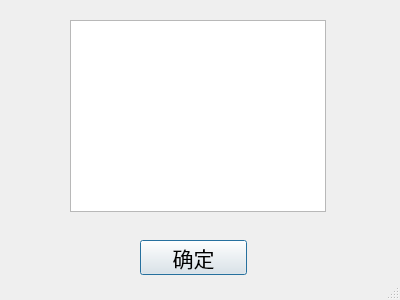
<?xml version="1.0" encoding="UTF-8"?>
<ui version="4.0">
 <class>Status</class>
 <widget class="QDialog" name="Status">
  <property name="geometry">
   <rect>
    <x>0</x>
    <y>0</y>
    <width>400</width>
    <height>300</height>
   </rect>
  </property>
  <property name="windowTitle">
   <string>状态</string>
  </property>
  <property name="sizeGripEnabled">
   <bool>true</bool>
  </property>
  <widget class="QTextBrowser" name="textBrowser">
   <property name="geometry">
    <rect>
     <x>70</x>
     <y>20</y>
     <width>256</width>
     <height>192</height>
    </rect>
   </property>
   <property name="font">
    <font>
     <pointsize>16</pointsize>
    </font>
   </property>
  </widget>
  <widget class="QPushButton" name="pushButton">
   <property name="geometry">
    <rect>
     <x>140</x>
     <y>240</y>
     <width>107</width>
     <height>35</height>
    </rect>
   </property>
   <property name="font">
    <font>
     <pointsize>16</pointsize>
    </font>
   </property>
   <property name="text">
    <string>确定</string>
   </property>
  </widget>
 </widget>
 <resources/>
 <connections>
  <connection>
   <sender>pushButton</sender>
   <signal>clicked()</signal>
   <receiver>Status</receiver>
   <slot>close()</slot>
   <hints>
    <hint type="sourcelabel">
     <x>208</x>
     <y>255</y>
    </hint>
    <hint type="destinationlabel">
     <x>301</x>
     <y>254</y>
    </hint>
   </hints>
  </connection>
 </connections>
</ui>
